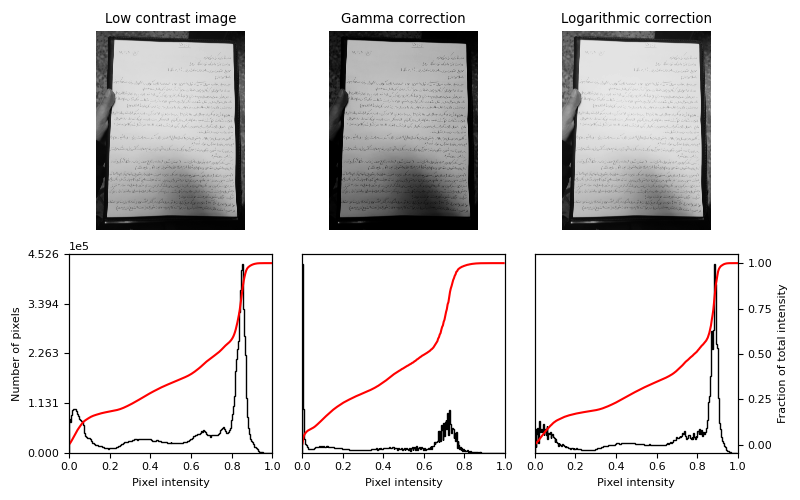
#> input picture P1/contrast/10.png, 800 x 500 px, found by its file name
$ python IE_thresholding.py
#> lines starting #> are read from the running program, lines starting #| are printed output that depends on the picture; after the words box and inside, x2 and y2 are one past the last pixel; in counts of white or black regions, pixels touching at a corner belong together
import gc
import matplotlib.pyplot as plt
from skimage import io, color
from skimage.filters import threshold_otsu


def main(img):
    image = img
    thresh = threshold_otsu(image)
    binary = image > thresh

    fig, axes = plt.subplots(ncols=3, figsize=(8, 2.5))
    ax = axes.ravel()
    ax[0] = plt.subplot(1, 3, 1)
    ax[1] = plt.subplot(1, 3, 2)
    ax[2] = plt.subplot(1, 3, 3, sharex=ax[0], sharey=ax[0])

    ax[0].imshow(image, cmap=plt.cm.gray)
    ax[0].set_title('Original')
    ax[0].axis('off')

    ax[1].hist(image.ravel(), bins=256)
    ax[1].set_title('Histogram')
    ax[1].axvline(thresh, color='r')

    ax[2].imshow(binary, cmap=plt.cm.gray)
    ax[2].set_title('Thresholded')
    ax[2].axis('off')

    fig.tight_layout()

    return plt, binary, thresh


def save(plot, name):
    plot.savefig(r'thresholding/' + str(name) + '.png')


if __name__ == '__main__':
    num = 10
    tmp_img = io.imread(r'pictures/' + str(num) + '.png')
#> tmp_img is the input picture: shape (500, 800, 4); mean R, G, B, A 223.9, 222.7, 222.7, 255
    tmp_img = color.rgb2gray(tmp_img)
#> tmp_img: shape (500, 800) float64
    p, img_binary, img_thresh = main(tmp_img)
#> in main, `thresh = threshold_otsu(image)`: thresh = 0.588
#> in main, `binary = image > thresh`:
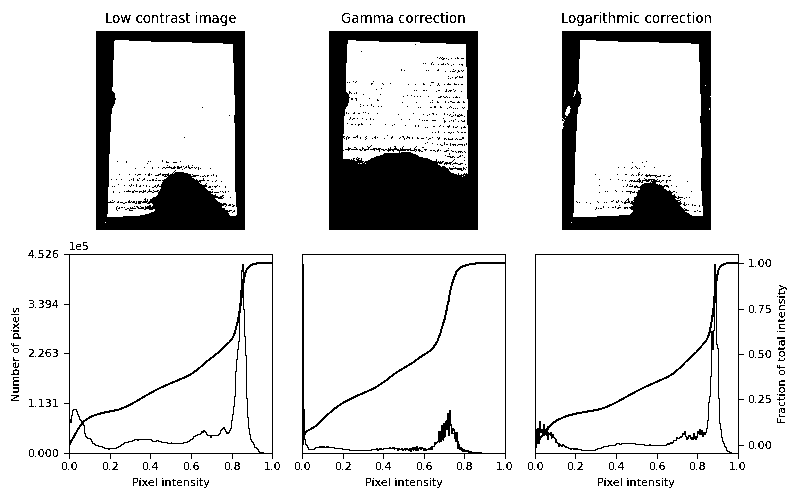
#> binary: shape (500, 800) bool; 88.2% white; 696 black regions (607 under 20 px), largest, box (x1, y1, x2, y2) and area: (329, 31, 478, 230) 15453, (96, 31, 245, 230) 10640, (562, 31, 711, 230) 9500
#> img_thresh = 0.588
    # save(p, num)
    p.show()
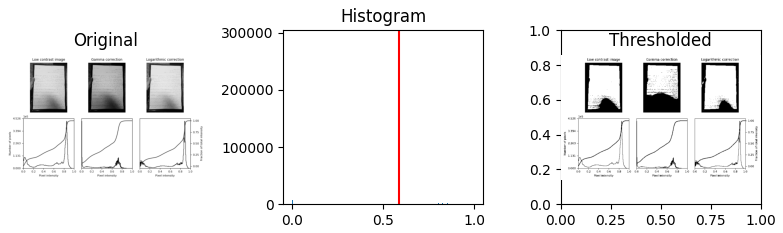
#> figure drawn by matplotlib, 3 panels; panel 2: tallest bar 289412 high, from x = 0.996 to 1

$ run again, with P1/contrast/1.png copied over P1/contrast/10.png
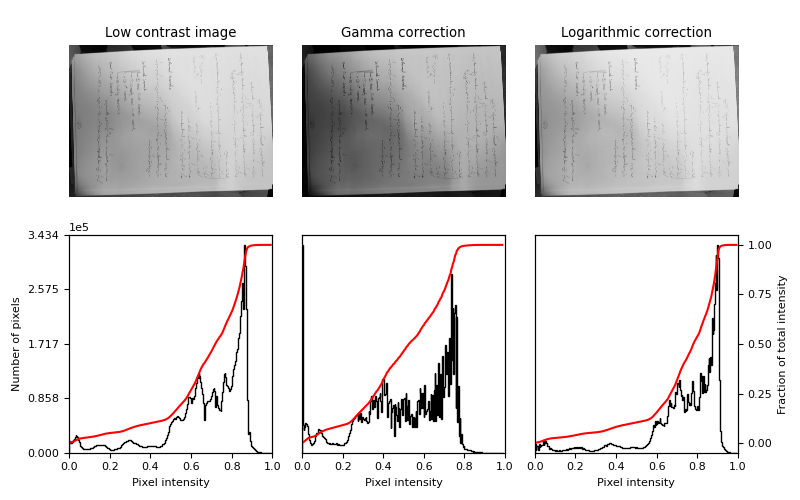
#> input picture P1/contrast/1.png, 800 x 500 px, found by its file name
#> tmp_img is the input picture: shape (500, 800, 4); mean R, G, B, A 225.8, 224.6, 224.6, 255
#> tmp_img: shape (500, 800) float64
#> thresh = 0.666
#> in main, `binary = image > thresh`:
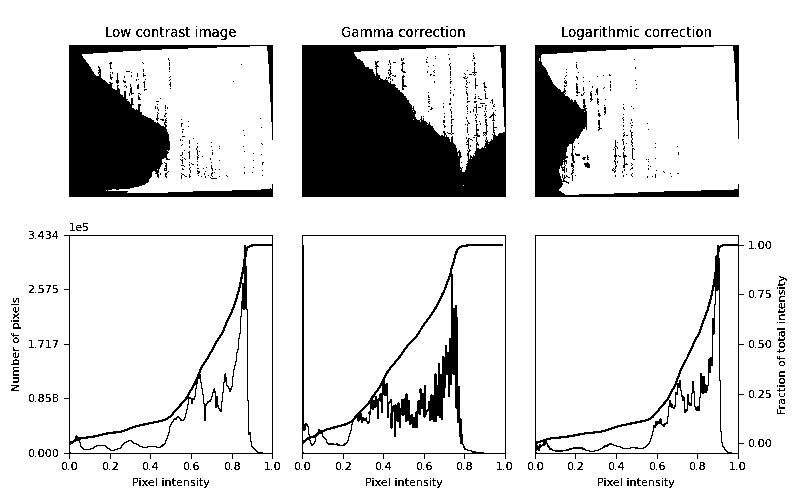
#> binary: shape (500, 800) bool; 86.2% white; 598 black regions (463 under 20 px), largest, box (x1, y1, x2, y2) and area: (302, 45, 506, 197) 21243, (69, 45, 273, 197) 11801, (535, 45, 739, 197) 6532
#> `p.show()`:
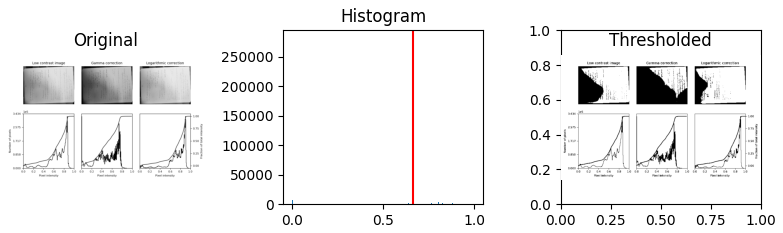
#> figure drawn by matplotlib, 3 panels; panel 2: tallest bar 280666 high, from x = 0.996 to 1

$ run again, with P1/contrast/2.png copied over P1/contrast/10.png
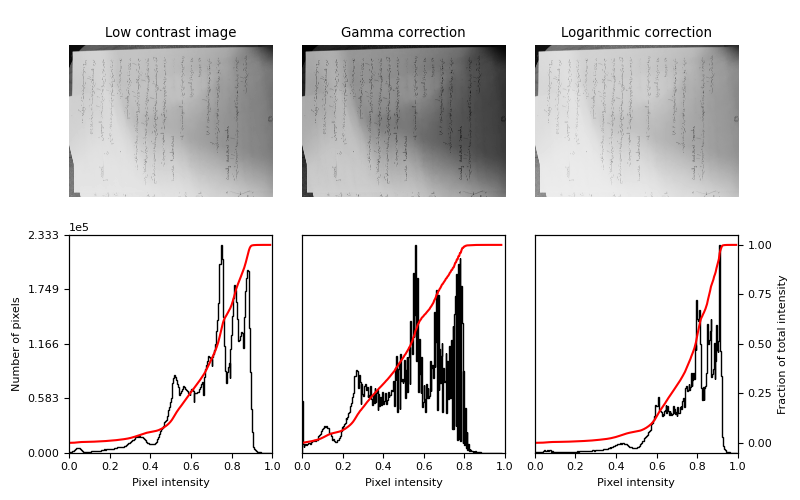
#> input picture P1/contrast/2.png, 800 x 500 px, found by its file name
#> tmp_img is the input picture: shape (500, 800, 4); mean R, G, B, A 225.3, 224.1, 224.1, 255
#> tmp_img: shape (500, 800) float64
#> thresh = 0.678
#> in main, `binary = image > thresh`:
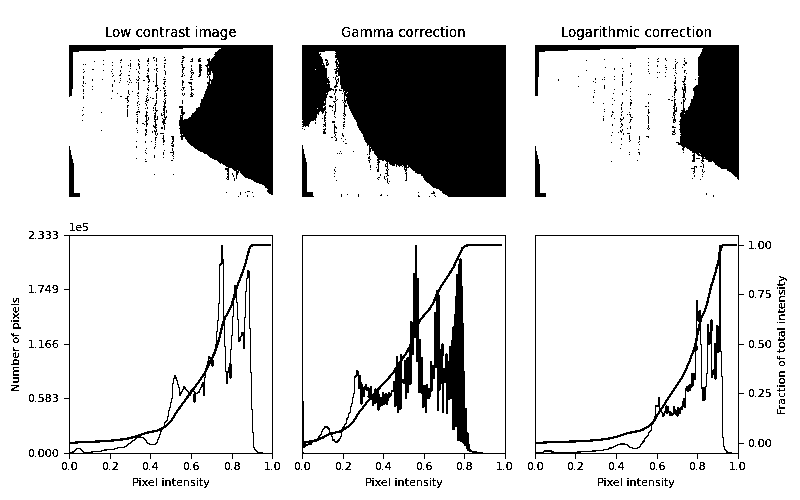
#> binary: shape (500, 800) bool; 85.2% white; 648 black regions (506 under 20 px), largest, box (x1, y1, x2, y2) and area: (302, 45, 506, 197) 23073, (69, 45, 273, 195) 10241, (302, 235, 506, 459) 6976
#> `p.show()`:
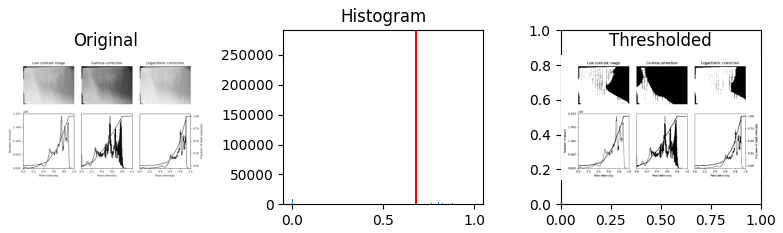
#> figure drawn by matplotlib, 3 panels; panel 2: tallest bar 277152 high, from x = 0.996 to 1

$ run again, with P1/contrast/3.png copied over P1/contrast/10.png
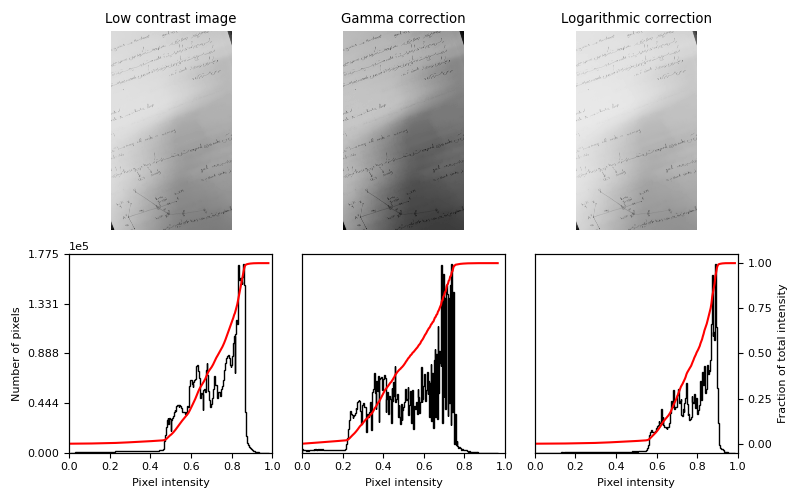
#> input picture P1/contrast/3.png, 800 x 500 px, found by its file name
#> tmp_img is the input picture: shape (500, 800, 4); mean R, G, B, A 232, 230.8, 230.8, 255
#> tmp_img: shape (500, 800) float64
#> thresh = 0.689
#> in main, `binary = image > thresh`:
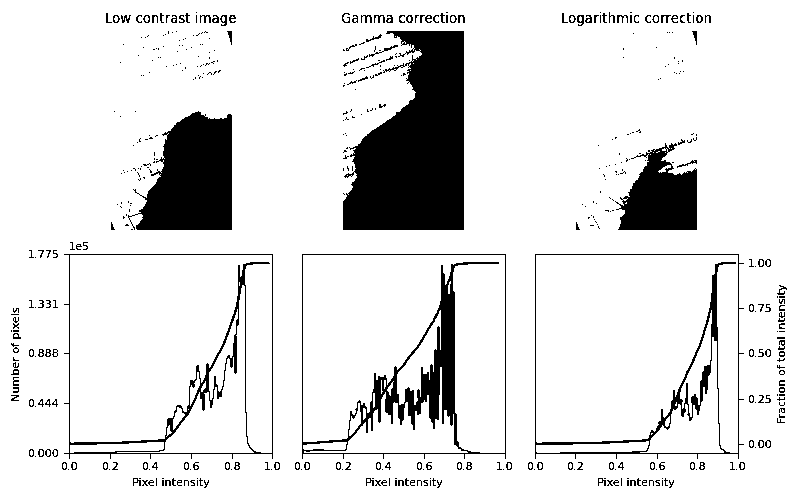
#> binary: shape (500, 800) bool; 88.2% white; 481 black regions (345 under 20 px), largest, box (x1, y1, x2, y2) and area: (343, 31, 464, 230) 17220, (128, 111, 232, 230) 8604, (302, 254, 506, 459) 5855
#> `p.show()`:
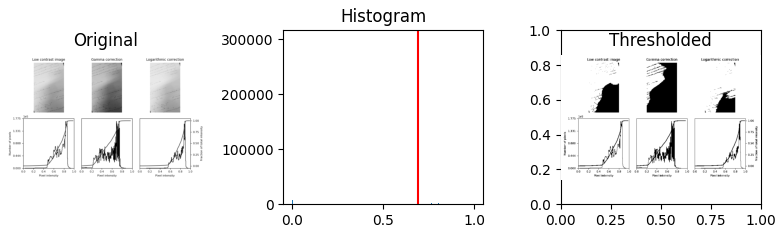
#> figure drawn by matplotlib, 3 panels; panel 2: tallest bar 300947 high, from x = 0.996 to 1
